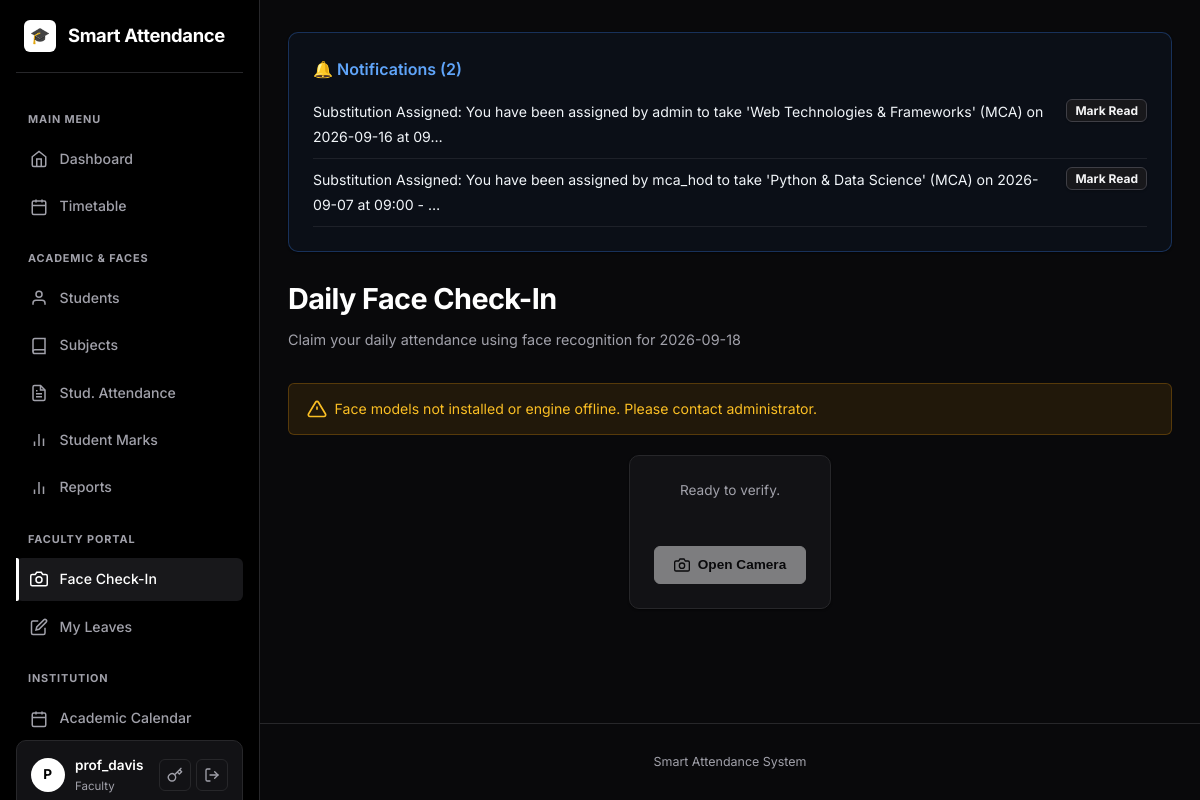
Screenshot of /faculty/face-attendance (signed in) with the database file from the repository.
### models.py (models this page shows, shortened)
class User(UserMixin, db.Model):
    __tablename__ = "users"
    id = db.Column(db.Integer, primary_key=True)
    username = db.Column(db.String(80), unique=True, nullable=False, index=True)
    email = db.Column(db.String(120), unique=True, nullable=False)
    password_hash = db.Column(db.String(255), nullable=False)
    role = db.Column(db.String(20), nullable=False, default=ROLE_STUDENT)
    department = db.Column(db.String(80), default="")
    phone = db.Column(db.String(20), default="")
    created_at = db.Column(db.DateTime, default=datetime.utcnow)
    student_id = db.Column(db.Integer, db.ForeignKey("students.id"), nullable=True)
    student = db.relationship("Student", backref=db.backref("user", uselist=False))
    face_samples = db.relationship(
        "FaceSample", backref="user", cascade="all, delete-orphan"
    )

class Notification(db.Model):
    __tablename__ = "notifications"
    id = db.Column(db.Integer, primary_key=True)
    user_id = db.Column(db.Integer, db.ForeignKey("users.id"), nullable=False)
    user = db.relationship("User", foreign_keys=[user_id], backref=db.backref("notifications", cascade="all, delete-orphan"))
    title = db.Column(db.String(120), nullable=True)          # short heading (parent alerts etc.)
    message = db.Column(db.String(512), nullable=False)
    category = db.Column(db.String(30), nullable=True)        # 'attendance','absence','fees','marks','general'
    is_read = db.Column(db.Boolean, default=False)
    created_at = db.Column(db.DateTime, default=datetime.utcnow)
    action_url = db.Column(db.String(255), nullable=True)
    claim_id = db.Column(db.Integer, db.ForeignKey("timetable_claims.id", ondelete="CASCADE"), nullable=True)
    claim = db.relationship("TimetableClaim", backref=db.backref("notifications", cascade="all, delete-orphan"))

### blueprints/faculty.py (the view)
@faculty_bp.route("/face-attendance")
@login_required
@roles_required(ROLE_FACULTY, ROLE_HOD, ROLE_DIRECTOR)
def face_attendance():
    today = date.today()
    today_day_name = today.strftime("%A")
    from blueprints.dashboard import is_faculty_absent
    is_on_leave = is_faculty_absent(current_user.id, today)
    session = FacultyAttendanceSession.query.filter_by(session_date=today).first()
    is_present = False
    if session:
        att = FacultyAttendance.query.filter_by(session_id=session.id, faculty_id=current_user.id).first()
        if att and att.status == "present":
            is_present = True
    from models import TimetableSlot, TimetableClaim
    slots = TimetableSlot.query.filter_by(day_of_week=today_day_name).order_by(TimetableSlot.slot_time).all()
    today_schedule = []
    for s in slots:
        claim = TimetableClaim.query.filter_by(slot_id=s.id, claim_date=today).first()
        assigned_faculty = claim.claimed_by if claim else (s.subject.faculty if s.subject else None)
        subject_name = claim.subject.name if (claim and claim.subject) else (s.subject.name if s.subject else None)
        if assigned_faculty and assigned_faculty.id == current_user.id:
            today_schedule.append({
                "time": s.slot_time,
                "subject": subject_name or "Class",
                "code": s.subject.code if s.subject else "",
                "is_claimed": bool(claim)
            })
    return render_template("faculty/face_attendance.html",
                           today=today, today_day_name=today_day_name,
                           today_schedule=today_schedule,
                           is_present=is_present,
                           is_on_leave=is_on_leave,
                           engine_ready=engine.available)

### blueprints/dashboard.py (called while the page is built)
def is_faculty_absent(faculty_id, check_date):
    if not faculty_id:
        return False
    leave = LeaveApplication.query.filter(
        LeaveApplication.user_id == faculty_id,
        LeaveApplication.status == 'approved',
        LeaveApplication.start_date <= check_date,
        LeaveApplication.end_date >= check_date
    ).first()
    if leave:
        return True
    sessions = FacultyAttendanceSession.query.filter_by(session_date=check_date).all()
    for s in sessions:
        att = FacultyAttendance.query.filter_by(session_id=s.id, faculty_id=faculty_id).first()
        if att and att.status == 'absent':
            return True
    return False

### face_engine.py (called while the page is built)
    @property
    def available(self):
        return os.path.exists(self.yunet_path) and os.path.exists(self.sface_path)

### templates/faculty/face_attendance.html (shortened to what this page needs)
{% extends "base.html" %}
{% block content %}
<div style="display:flex; justify-content:space-between; align-items:flex-end; margin-bottom: 2rem;">
  <div>
    <h1>Daily Face Check-In</h1>
    <p class="subtitle" style="margin-bottom:0;">Claim your daily attendance using face recognition for {{ today }}</p>
  </div>
</div>
{% if not engine_ready %}
<div class="warn-banner">
  <svg viewBox="0 0 24 24" width="20" height="20" fill="none" stroke="currentColor" stroke-width="2"><path d="M10.29 3.86L1.82 18a2 2 0 0 0 1.71 3h16.94a2 2 0 0 0 1.71-3L13.71 3.86a2 2 0 0 0-3.42 0z"></path><line x1="12" y1="9" x2="12" y2="13"></line><line x1="12" y1="17" x2="12.01" y2="17"></line></svg>
  <span>Face models not installed or engine offline. Please contact administrator.</span>
</div>
{% endif %}
<div class="card" style="max-width: 600px; margin: 0 auto; text-align: center;">
  {% if is_on_leave %}
    <div style="padding: 2rem 1rem;">
      <svg viewBox="0 0 24 24" width="56" height="56" fill="none" stroke="#f59e0b" stroke-width="2" style="margin-bottom: 0.75rem;"><rect x="3" y="4" width="18" height="18" rx="2" ry="2"></rect><line x1="16" y1="2" x2="16" y2="6"></line><line x1="8" y1="2" x2="8" y2="6"></line><line x1="3" y1="10" x2="21" y2="10"></line><path d="M8 14h.01"></path><path d="M12 14h.01"></path><path d="M16 14h.01"></path><path d="M8 18h.01"></path><path d="M12 18h.01"></path><path d="M16 18h.01"></path></svg>
      <h2 style="margin-bottom:0.5rem;">On Leave</h2>
      <p class="muted" style="margin-bottom: 1.5rem;">You are marked as on approved leave for {{ today }} ({{ today_day_name }}). Check-in is disabled.</p>
      <div style="margin-top: 2rem;">
        <a href="{{ url_for('dashboard.index') }}" class="btn" style="width: 100%;">Go to Dashboard</a>
      </div>
    </div>
  {% else %}
    <div style="display:flex; flex-direction:column; align-items:center;">
      <div id="cam-status" style="margin-bottom:1.5rem;" class="muted">Ready to verify.</div>
      <div class="btn-row" style="justify-content:center;">
        <button class="btn" id="start-btn" type="button" {% if not engine_ready %}disabled{% endif %}>
          <svg viewBox="0 0 24 24" width="16" height="16" fill="none" stroke="currentColor" stroke-width="2"><path d="M23 19a2 2 0 0 1-2 2H3a2 2 0 0 1-2-2V8a2 2 0 0 1 2-2h4l2-3h6l2 3h4a2 2 0 0 1 2 2z"></path><circle cx="12" cy="13" r="4"></circle></svg>
          Open Camera
        </button>
      </div>
    </div>
  {% endif %}
</div>
{% endblock %}

### templates/base.html (shortened to what this page needs)
<!DOCTYPE html>
<html lang="en">
<head>
  <link rel="stylesheet" href="{{ url_for('static', filename='style.css') }}">
</head>
<body>
  <div class="app-layout{% if not current_user.is_authenticated %} auth-layout{% endif %}">
    {% if current_user.is_authenticated %}
    <aside class="sidebar" id="sidebar">
      <div class="sidebar-brand">
        <a href="{{ url_for('dashboard.index') }}">
          <div class="brand-icon">🎓</div>
          <span class="brand-name">Smart Attendance</span>
        </a>
      </div>
      <nav class="sidebar-nav">
        {% if current_user.role != 'parent' %}
        <div class="nav-section-label">Main Menu</div>
        <a href="{{ url_for('dashboard.index') }}" class="nav-item">
          <svg viewBox="0 0 24 24" width="18" height="18" fill="none" stroke="currentColor" stroke-width="2"><path d="M3 9l9-7 9 7v11a2 2 0 0 1-2 2H5a2 2 0 0 1-2-2z"></path><polyline points="9 22 9 12 15 12 15 22"></polyline></svg>
          <span>Dashboard</span>
        </a>
        {% endif %}
        {% if current_user.role in ['admin', 'faculty', 'director', 'hod'] %}
        <a href="{{ url_for('dashboard.timetable_view') }}" class="nav-item{% if request.endpoint == 'dashboard.timetable_view' %} active{% endif %}">
          <svg viewBox="0 0 24 24" width="18" height="18" fill="none" stroke="currentColor" stroke-width="2"><rect x="3" y="4" width="18" height="18" rx="2" ry="2"></rect><line x1="16" y1="2" x2="16" y2="6"></line><line x1="8" y1="2" x2="8" y2="6"></line><line x1="3" y1="10" x2="21" y2="10"></line></svg>
          <span>Timetable</span>
        </a>
        {% endif %}
        {% if current_user.role in ['admin', 'faculty', 'director', 'hod'] %}
          <div class="nav-section-label">Academic & Faces</div>
          <a href="{{ url_for('students.list_students') }}" class="nav-item">
            <svg viewBox="0 0 24 24" width="18" height="18" fill="none" stroke="currentColor" stroke-width="2"><path d="M20 21v-2a4 4 0 0 0-4-4H8a4 4 0 0 0-4 4v2"></path><circle cx="12" cy="7" r="4"></circle></svg>
            <span>Students</span>
          </a>
          <a href="{{ url_for('attendance.subjects') }}" class="nav-item">
            <svg viewBox="0 0 24 24" width="18" height="18" fill="none" stroke="currentColor" stroke-width="2"><path d="M4 19.5A2.5 2.5 0 0 1 6.5 17H20"></path><path d="M6.5 2H20v20H6.5A2.5 2.5 0 0 1 4 19.5v-15A2.5 2.5 0 0 1 6.5 2z"></path></svg>
            <span>Subjects</span>
          </a>
          <a href="{{ url_for('attendance.index') }}" class="nav-item">
            <span>Stud. Attendance</span>
          </a>
          <a href="{{ url_for('marks.index') }}" class="nav-item">
            <svg viewBox="0 0 24 24" width="18" height="18" fill="none" stroke="currentColor" stroke-width="2"><line x1="18" y1="20" x2="18" y2="10"></line><line x1="12" y1="20" x2="12" y2="4"></line><line x1="6" y1="20" x2="6" y2="14"></line></svg>
            <span>Student Marks</span>
          </a>
          <a href="{{ url_for('reports.index') }}" class="nav-item">
            <svg viewBox="0 0 24 24" width="18" height="18" fill="none" stroke="currentColor" stroke-width="2"><line x1="18" y1="20" x2="18" y2="10"></line><line x1="12" y1="20" x2="12" y2="4"></line><line x1="6" y1="20" x2="6" y2="14"></line></svg>
            <span>Reports</span>
          </a>
        {% endif %}
        {% if current_user.role == 'faculty' %}
          <div class="nav-section-label">Faculty Portal</div>
          <a href="{{ url_for('faculty.face_attendance') }}" class="nav-item">
            <svg viewBox="0 0 24 24" width="18" height="18" fill="none" stroke="currentColor" stroke-width="2"><path d="M23 19a2 2 0 0 1-2 2H3a2 2 0 0 1-2-2V8a2 2 0 0 1 2-2h4l2-3h6l2 3h4a2 2 0 0 1 2 2z"></path><circle cx="12" cy="13" r="4"></circle></svg>
            <span>Face Check-In</span>
          </a>
          <a href="{{ url_for('faculty.leaves') }}" class="nav-item">
            <svg viewBox="0 0 24 24" width="18" height="18" fill="none" stroke="currentColor" stroke-width="2"><path d="M11 4H4a2 2 0 0 0-2 2v14a2 2 0 0 0 2 2h14a2 2 0 0 0 2-2v-7"></path><path d="M18.5 2.5a2.121 2.121 0 0 1 3 3L12 15l-4 1 1-4 9.5-9.5z"></path></svg>
            <span>My Leaves</span>
          </a>
        {% endif %}
        <div class="nav-section-label">Institution</div>
        <a href="{{ url_for('calendar.index') }}" class="nav-item">
          <svg viewBox="0 0 24 24" width="18" height="18" fill="none" stroke="currentColor" stroke-width="2"><rect x="3" y="4" width="18" height="18" rx="2" ry="2"></rect><line x1="16" y1="2" x2="16" y2="6"></line><line x1="8" y1="2" x2="8" y2="6"></line><line x1="3" y1="10" x2="21" y2="10"></line></svg>
          <span>Academic Calendar</span>
        </a>
      </nav>
      <div class="sidebar-user">
        <div class="user-profile">
          <div class="user-avatar">{{ current_user.username[0]|upper }}</div>
          <div class="user-info">
            <span class="username">{{ current_user.username }}</span>
            <span class="user-role">{{ current_user.role }}</span>
          </div>
        </div>
        <div class="user-actions">
          <a href="{{ url_for('auth.change_password') }}" title="Change Password" class="user-action-btn">
            <svg viewBox="0 0 24 24" width="16" height="16" fill="none" stroke="currentColor" stroke-width="2" stroke-linecap="round" stroke-linejoin="round"><path d="M21 2l-2 2m-7.61 7.61a5.5 5.5 0 1 1-7.778 7.778 5.5 5.5 0 0 1 7.777-7.777zm0 0L15.5 7.5m0 0l3 3L22 7l-3-3m-3.5 3.5L19 4"></path></svg>
          </a>
          <a href="{{ url_for('auth.logout') }}" title="Logout" class="user-action-btn logout-btn">
            <svg viewBox="0 0 24 24" width="16" height="16" fill="none" stroke="currentColor" stroke-width="2" stroke-linecap="round" stroke-linejoin="round"><path d="M9 21H5a2 2 0 0 1-2-2V5a2 2 0 0 1 2-2h4"></path><polyline points="16 17 21 12 16 7"></polyline><line x1="21" y1="12" x2="9" y2="12"></line></svg>
          </a>
        </div>
      </div>
    </aside>
    {% endif %}
    <div class="main-wrapper">
      <main class="container page-transition">
        {% if current_user.is_authenticated and user_notifications %}
        <div class="card" style="margin-bottom: 1.5rem; background-color: rgba(59, 130, 246, 0.05); border: 1px solid rgba(59, 130, 246, 0.3);">
          <div style="display:flex; justify-content:space-between; align-items:center; margin-bottom:0.5rem;">
            <h3 style="margin:0; color: #60a5fa; font-size:1rem; display:flex; align-items:center; gap:6px;">
              🔔 Notifications ({{ unread_notifications_count }})
            </h3>
          </div>
          <ul style="list-style: none; padding-left: 0; margin-bottom: 0;">
            {% for notif in user_notifications[:5] %}
              <li style="margin-top: 0.5rem; padding-bottom: 0.5rem; border-bottom: 1px solid rgba(255, 255, 255, 0.08); display:flex; justify-content:space-between; align-items:flex-start; flex-wrap:wrap; gap:0.5rem;">
                <div style="flex:1; min-width:0;">
                  <span style="font-size: 0.88rem; color: #f1f5f9;">{{ notif.message[:120] }}{% if notif.message|length > 120 %}…{% endif %}</span>
                </div>
                <div style="display: flex; gap: 0.5rem; flex-shrink:0;">
                  {% if notif.claim_id and notif.claim and notif.claim.status == 'pending' and current_user.id != notif.claim.claimed_by_id %}
                    <a href="{{ url_for('dashboard.handle_notification', notif_id=notif.id, action='accept') }}" class="btn btn-sm" style="background-color: #10b981; border:none; padding: 0.2rem 0.5rem; font-size: 0.75rem;">Accept</a>
                    <a href="{{ url_for('dashboard.handle_notification', notif_id=notif.id, action='report') }}" class="btn btn-sm btn-secondary" style="padding: 0.2rem 0.5rem; font-size: 0.75rem;">Report</a>
                    <a href="{{ url_for('dashboard.handle_notification', notif_id=notif.id, action='reject') }}" class="btn btn-sm btn-secondary" style="padding: 0.2rem 0.5rem; font-size: 0.75rem; background-color: rgba(239, 68, 68, 0.1); color: #ef4444;">Reject</a>
                  {% elif current_user.role == 'parent' %}
                    <form method="post" action="{{ url_for('parents.mark_notification_read', notif_id=notif.id) }}" style="margin:0;">
                      <button class="btn btn-sm btn-secondary" style="padding: 0.2rem 0.5rem; font-size: 0.75rem;">✓ Read</button>
                    </form>
                  {% else %}
                    <a href="{{ url_for('dashboard.handle_notification', notif_id=notif.id, action='read') }}" class="btn btn-sm btn-secondary" style="padding: 0.2rem 0.5rem; font-size: 0.75rem;">Mark Read</a>
                  {% endif %}
                </div>
              </li>
            {% endfor %}
          </ul>
        </div>
        {% endif %}
        {% block content %}{% endblock %}
      </main>
      <footer class="footer">Smart Attendance System</footer>
    </div>
  </div>
</body>
</html>

### rows the page displays
User: username "P", username "prof_davis", role "Faculty"
Notification: message "Substitution Assigned: You have been assigned by admin to take 'Web Technologies & Frameworks' (MCA) on 2026-09-16 at 09"
Notification: message "Substitution Assigned: You have been assigned by mca_hod to take 'Python & Data Science' (MCA) on 2026-09-07 at 09:00 -"

### other values shown
{{ unread_notifications_count }} "2"
{{ today }} "2026-09-18"
